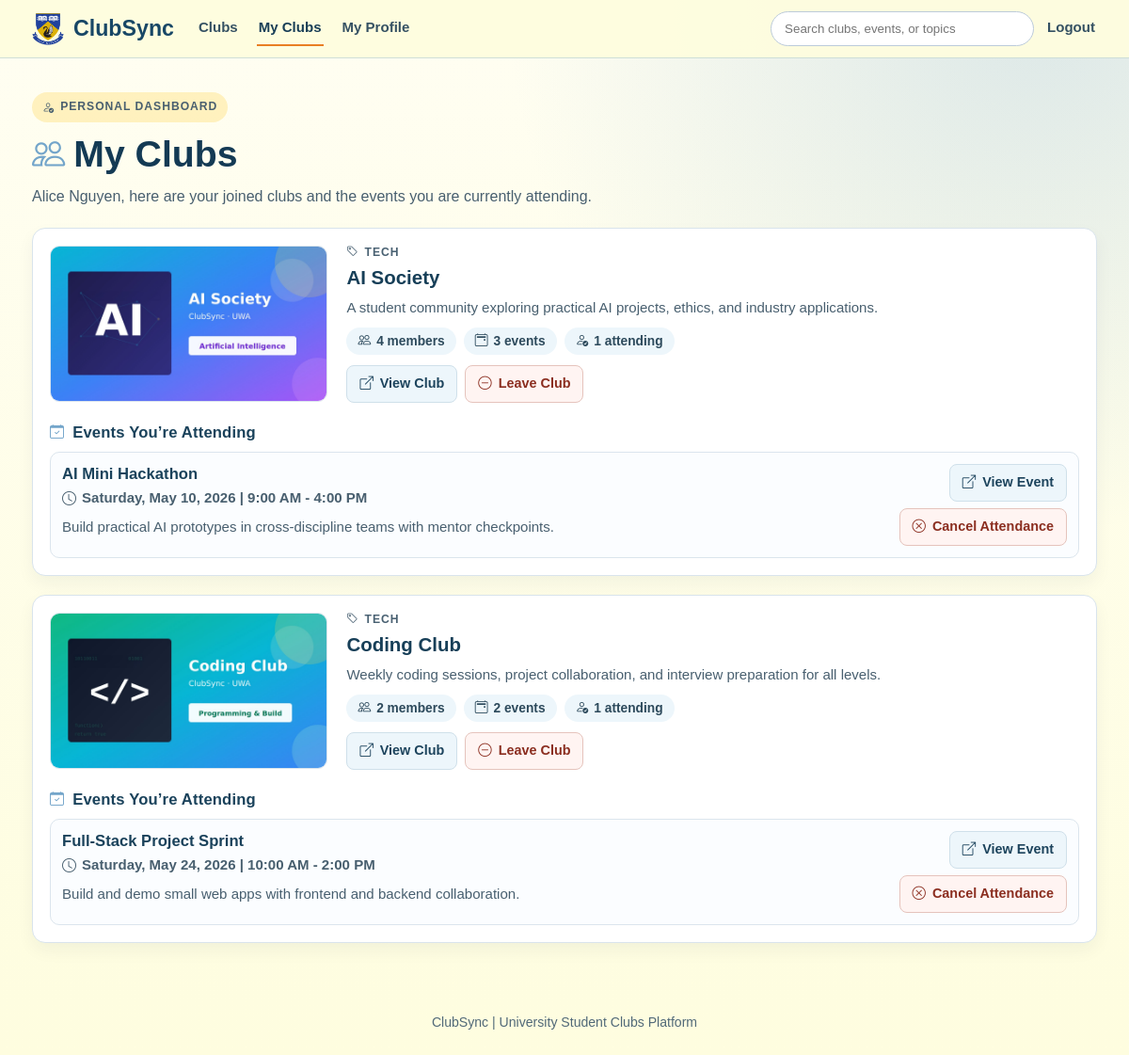
The app's page /myclubs (signed in) with its own data.
### models/user.py (models this page shows)
class User(db.Model):
    __tablename__ = "users"
    id = db.Column(db.Integer, primary_key=True)
    name = db.Column(db.String(100), nullable=False)
    email = db.Column(db.String(120), unique=True, nullable=False)
    password_hash = db.Column(db.String(255), nullable=False)
    is_admin = db.Column(db.Boolean, default=False, nullable=False)
    memberships = db.relationship("Membership", backref="user", cascade="all, delete")
    attendances = db.relationship("Attendance", backref="user", cascade="all, delete")

### models/club.py (models this page shows)
class Club(db.Model):
    __tablename__ = "clubs"
    id = db.Column(db.Integer, primary_key=True)
    name = db.Column(db.String(100), nullable=False)
    description = db.Column(db.Text, nullable=False)
    category = db.Column(db.String(50), nullable=True)
    image_path = db.Column(db.String(255), nullable=True)
    events = db.relationship("Event", backref="club", cascade="all, delete")
    memberships = db.relationship("Membership", backref="club", cascade="all, delete")

### models/event.py (models this page shows)
class Event(db.Model):
    __tablename__ = "events"
    id = db.Column(db.Integer, primary_key=True)
    club_id = db.Column(db.Integer, db.ForeignKey("clubs.id"), nullable=False)
    title = db.Column(db.String(150), nullable=False)
    date = db.Column(db.String(50), nullable=False)
    description = db.Column(db.Text)
    attendances = db.relationship("Attendance", backref="event", cascade="all, delete")

### routes/clubs.py (the view)
@clubs_bp.route("/myclubs")
def myclubs():
    current_user = _get_current_user()
    if not current_user:
        return redirect(url_for("auth.login"))
    joined_clubs = (
        Club.query.join(Membership, Membership.club_id == Club.id)
        .filter(Membership.user_id == current_user.id)
        .order_by(Club.name.asc())
        .all()
    )
    club_ids = [club.id for club in joined_clubs]
    attended_events_by_club = _attended_events_by_club_for_user(current_user.id, club_ids)
    my_club_summaries = []
    for club in joined_clubs:
        my_club_summaries.append(
            {
                "club": club,
                "member_count": len(club.memberships),
                "event_count": len(club.events),
                "attended_events": attended_events_by_club.get(club.id, []),
            }
        )
    return render_template(
        "my_clubs.html",
        current_user=current_user,
        my_club_summaries=my_club_summaries,
    )

### app.py (called while the page is built)
@app.context_processor
def inject_navbar_access():
    user_id = session.get("user_id")
    user_is_admin = False
    if user_id:
        user = db.session.get(User, user_id)
        user_is_admin = bool(user and user.is_admin)
    return {
        "navbar_can_access_admin": bool(
            session.get("admin_logged_in") or user_is_admin
        )
    }

### routes/clubs.py (called while the page is built)
def _get_current_user():
    user_id = session.get("user_id")
    if not user_id:
        return None
    current_user = db.session.get(User, user_id)
    if not current_user:
        session.pop("user_id", None)
        session.pop("user_name", None)
        return None
    return current_user

def _attended_events_by_club_for_user(user_id, club_ids):
    if not user_id or not club_ids:
        return {}
    attended_events = (
        Event.query.join(Attendance, Attendance.event_id == Event.id)
        .filter(Attendance.user_id == user_id, Event.club_id.in_(club_ids))
        .order_by(Event.id.asc())
        .all()
    )
    attended_events_by_club = {club_id: [] for club_id in club_ids}
    for event in attended_events:
        attended_events_by_club[event.club_id].append(event)
    return attended_events_by_club

### templates/my_clubs.html (shortened to what this page needs)
<!DOCTYPE html>
<html lang="en">
<head>
    <link rel="stylesheet" href="{{ url_for('static', filename='css/styles.css') }}">
    <link rel="stylesheet" href="https://cdn.jsdelivr.net/npm/bootstrap-icons@1.11.3/font/bootstrap-icons.min.css">
    <link rel="stylesheet" href="{{ url_for('static', filename='css/alerts.css') }}">
    <link rel="stylesheet" href="{{ url_for('static', filename='css/my_clubs.css') }}">
</head>
<body class="clubs-page my-clubs-page">
{% set active_page = 'myclubs' %}
{% include "_site_header.html" %}
<main class="my-clubs-main">
    <section class="my-clubs-hero">
        <p class="clubs-kicker"><i class="bi bi-person-check" aria-hidden="true"></i>Personal Dashboard</p>
        <h1><i class="bi bi-people" aria-hidden="true"></i>My Clubs</h1>
        <p>
            {% if current_user %}
                {{ current_user.name }}, here are your joined clubs and the events you are currently attending.
            {% else %}
                View your memberships and attendance details in one place.
            {% endif %}
        </p>
    </section>
    {% if my_club_summaries %}
        <section class="my-clubs-list" aria-label="Joined clubs and attended events">
            {% for summary in my_club_summaries %}
                <article class="my-club-card">
                    <section class="my-club-overview">
                        <img
                            class="my-club-image"
                            src="{{ url_for('static', filename=summary.club.image_path if summary.club.image_path else 'images/clubs/default.png') }}"
                            alt="{{ summary.club.name }} image"
                            loading="lazy"
                        >
                        <div class="my-club-overview-content">
                            <p class="club-card-category"><i class="bi bi-tag" aria-hidden="true"></i>{{ summary.club.category if summary.club.category else 'Uncategorized' }}</p>
                            <h2>
                                <a href="{{ url_for('clubs.club_details', club_id=summary.club.id) }}" class="my-club-title-link">
                                    {{ summary.club.name }}
                                </a>
                            </h2>
                            <p class="my-club-description">{{ summary.club.description }}</p>
                            <div class="club-hero-meta" aria-label="Club summary">
                                <span><i class="bi bi-people" aria-hidden="true"></i>{{ summary.member_count }} member{% if summary.member_count != 1 %}s{% endif %}</span>
                                <span><i class="bi bi-calendar2-event" aria-hidden="true"></i>{{ summary.event_count }} event{% if summary.event_count != 1 %}s{% endif %}</span>
                                <span><i class="bi bi-person-check" aria-hidden="true"></i>{{ summary.attended_events|length }} attending</span>
                            </div>
                            <div class="my-club-actions">
                                <a href="{{ url_for('clubs.club_details', club_id=summary.club.id) }}" class="my-club-btn"><i class="bi bi-box-arrow-up-right" aria-hidden="true"></i>View Club</a>
                                <form method="POST" action="{{ url_for('clubs.leave_club', club_id=summary.club.id) }}">
                                    <button
                                        type="button"
                                        class="my-club-btn my-club-btn--danger"
                                        data-leave-club-trigger
                                        data-club-name="{{ summary.club.name }}"
                                    >
                                        <i class="bi bi-dash-circle" aria-hidden="true"></i>Leave Club
                                    </button>
                                </form>
                            </div>
                        </div>
                    </section>
                    <section class="my-club-events">
                        <h3><i class="bi bi-calendar-check" aria-hidden="true"></i>Events You&rsquo;re Attending</h3>
                        {% if summary.attended_events %}
                            <div class="my-club-event-list">
                                {% for attended_event in summary.attended_events %}
                                    <article class="my-club-event-item">
                                        <div class="my-club-event-content">
                                            <h4>
                                                <a href="{{ url_for('clubs.event_details', event_id=attended_event.id) }}" class="my-club-event-title">
                                                    {{ attended_event.title }}
                                                </a>
                                            </h4>
                                            <p class="club-event-time"><i class="bi bi-clock" aria-hidden="true"></i>{{ attended_event.date }}</p>
                                            <p>{{ attended_event.description if attended_event.description else 'No event description available yet.' }}</p>
                                        </div>
                                        <div class="my-club-event-actions">
                                            <a href="{{ url_for('clubs.event_details', event_id=attended_event.id) }}" class="my-club-btn"><i class="bi bi-box-arrow-up-right" aria-hidden="true"></i>View Event</a>
                                            <form method="POST" action="{{ url_for('clubs.unattend_event', event_id=attended_event.id) }}">
                                                <button type="submit" class="my-club-btn my-club-btn--danger"><i class="bi bi-x-circle" aria-hidden="true"></i>Cancel Attendance</button>
                                            </form>
                                        </div>
                                    </article>
                                {% endfor %}
                            </div>
                        {% else %}
                            <p class="my-club-empty-note"><i class="bi bi-info-circle" aria-hidden="true"></i>No attended events yet.</p>
                        {% endif %}
                    </section>
                </article>
            {% endfor %}
        </section>
    {% endif %}
</main>
<footer class="clubs-footer">
    <p>ClubSync | University Student Clubs Platform</p>
</footer>
</body>
</html>

### static/css/styles.css (style rules this page uses)
:root { --primary: #73A5CA; --background: #FEFDDF; --accent: #FFC81E; --highlight: #E87F24; --clubs-page-max-width: 1180px; --clubs-page-padding: 36px 24px 20px; --clubs-page-padding-tablet: 28px 24px 12px; --clubs-page-padding-mobile: 22px 16px 12px; --clubs-hero-max-width: 780px; --clubs-section-gap: 20px; --clubs-card-gap: 20px; --clubs-item-gap: 10px; --clubs-card-bg: #fff; --clubs-card-soft-bg: #fbfdff; --clubs-card-border: 1px solid #dbe5ed; --clubs-card-border-strong: 1px solid #d9e4ec; --clubs-card-radius: 14px; --clubs-hero-card-radius: 16px; --clubs-inner-radius: 10px; --clubs-card-padding: 18px; --clubs-card-padding-compact: 16px; --clubs-card-shadow: 0 8px 18px rgba(18, 49, 70, 0.05); --clubs-card-shadow-strong: 0 10px 24px rgba(18, 49, 70, 0.08); --clubs-heading-color: #143a54; --clubs-section-heading-color: #173f58; --clubs-card-title-color: #1a425b; --clubs-text-color: #485f6f; --clubs-muted-color: #516978; --clubs-page-title-size: clamp(1.85rem, 4vw, 2.45rem); --clubs-section-title-size: 1.28rem; --clubs-card-title-size: 1.04rem; --clubs-body-size: 0.94rem; --clubs-small-size: 0.86rem; --clubs-body-line-height: 1.62; --clubs-chip-bg: #edf6fb; --clubs-chip-active-bg: #dceef8; --clubs-chip-border: 1px solid #cfe0ea; --clubs-chip-color: #2d4a5c; --clubs-chip-padding: 7px 12px; --clubs-chip-radius: 999px; --clubs-label-size: 0.76rem; --clubs-label-letter-spacing: 0.08em; --clubs-action-padding: 9px 13px; --clubs-action-radius: 8px; --clubs-action-bg: #edf6fb; --clubs-action-border: #cfe0ea; --clubs-action-color: #1d445d; --clubs-action-hover-bg: #dceef8; --clubs-primary-action-bg: var(--accent); --clubs-primary-action-border: transparent; --clubs-primary-action-color: #2b2004; --clubs-primary-action-hover-bg: var(--highlight); --clubs-primary-action-hover-color: #fff; --clubs-danger-bg: #fff4f2; --clubs-danger-border: #e5c3bc; --clubs-danger-color: #8b2e20; --clubs-danger-hover-bg: #ffeae6; --clubs-danger-hover-border: #d9a79e; --clubs-danger-hover-color: #72281d; }
* { margin: 0; padding: 0; box-sizing: border-box; font-family: Arial, Helvetica, sans-serif; }
body { background-color: var(--background); }
button { width: 100%; padding: 12px; background-color: var(--accent); border: none; border-radius: 6px; font-weight: bold; cursor: pointer; transition: 0.3s; }
.clubs-page { color: #22303d; min-height: 100vh; display: flex; flex-direction: column; background: radial-gradient(circle at 92% 0%, rgba(115, 165, 202, 0.25), transparent 36%), linear-gradient(180deg, #fffef2 0%, var(--background) 100%); }
.clubs-main, .club-details-main, .event-main, .my-clubs-main, .search-main { flex: 1 0 auto; width: 100%; }
.clubs-page .bi { line-height: 1; flex-shrink: 0; }
.clubs-page h1 .bi, .clubs-page h2 .bi, .clubs-page h3 .bi { color: var(--primary); font-size: 0.9em; }
.clubs-page h1, .clubs-section-head h2, .club-section-card h2, .club-side-card h2, .event-section-card h2, .event-side-card h2, .event-related-head h2, .my-clubs-hero h1, .my-club-events h3, .my-clubs-empty h2, .search-hero h1, .search-summary h2, .search-state h2 { display: flex; align-items: center; gap: 9px; }
.clubs-kicker { display: inline-flex; align-items: center; gap: 6px; margin-bottom: 12px; background: rgba(255, 200, 30, 0.24); color: #5b3f08; font-size: var(--clubs-label-size); font-weight: 700; text-transform: uppercase; letter-spacing: var(--clubs-label-letter-spacing); border-radius: var(--clubs-chip-radius); padding: 6px 11px; }
.club-card-category { display: inline-flex; align-items: center; gap: 6px; font-size: var(--clubs-label-size); color: #496172; text-transform: uppercase; letter-spacing: var(--clubs-label-letter-spacing); font-weight: 700; }
.club-event-time { display: inline-flex; align-items: center; gap: 6px; color: #4d6474; font-size: 0.86rem; font-weight: 600; margin-bottom: 5px; }
.clubs-footer { flex-shrink: 0; margin-top: 38px; text-align: center; color: #516978; font-size: 0.88rem; padding: 18px 24px 28px; }

### records on screen
User: name "Alice Nguyen"
Club: image_path (picture), club "TECH", club.name "AI Society", club.description "A student community exploring practical AI projects, ethics, and industry applications."
Event: title "AI Mini Hackathon", date "Saturday, May 10, 2026 | 9:00 AM - 4:00 PM", description "Build practical AI prototypes in cross-discipline teams with mentor checkpoints."
Club: image_path (picture), club "TECH", club.name "Coding Club", club.description "Weekly coding sessions, project collaboration, and interview preparation for all levels."
Event: title "Full-Stack Project Sprint", date "Saturday, May 24, 2026 | 10:00 AM - 2:00 PM", description "Build and demo small web apps with frontend and backend collaboration."

### other values on screen
{{ summary.member_count }} "4" "2"
{{ summary.event_count }} "3" "2"
{{ summary.attended_events|length }} "1" "1"
